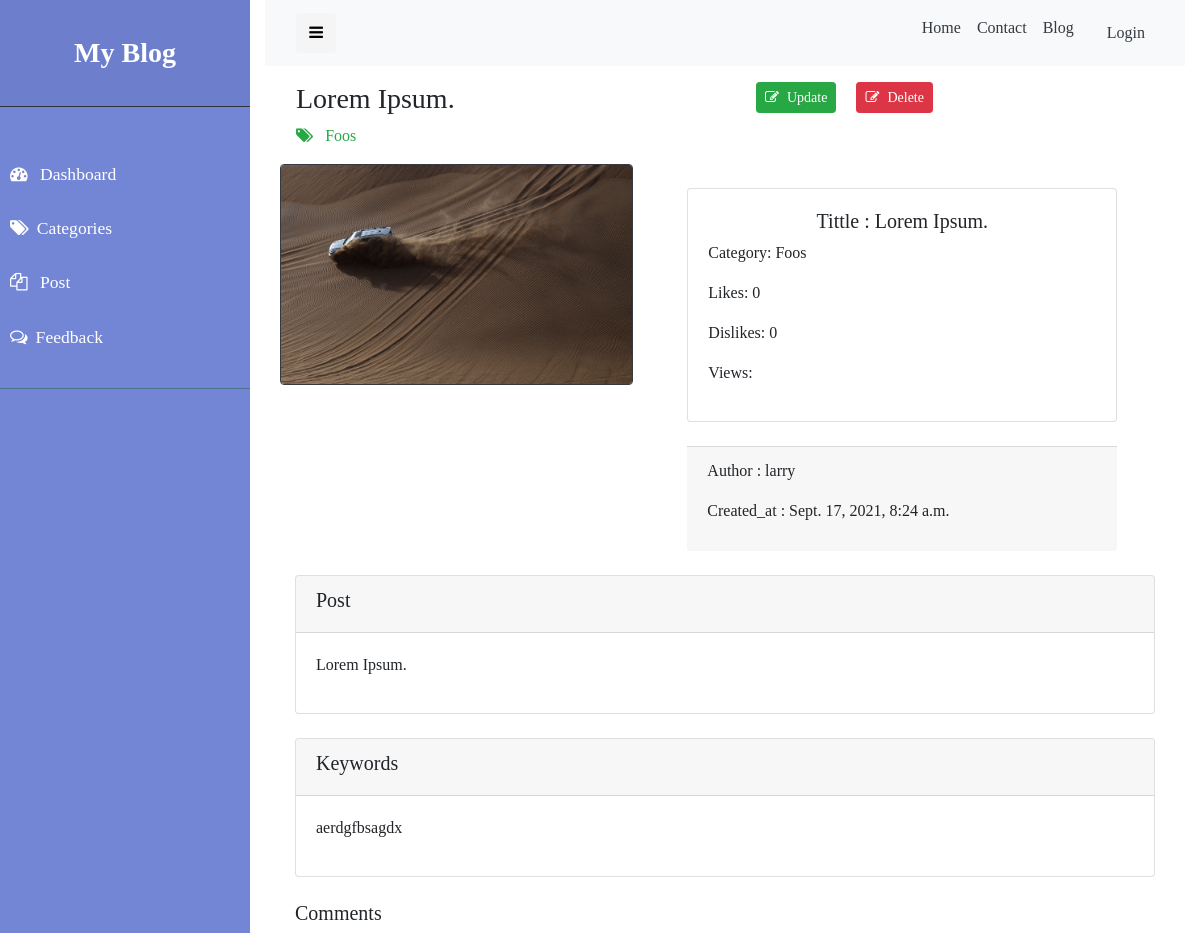
/staff/view/post/5, run on the app's committed database.
### blog/models.py (models this page shows, shortened)
class Post(models.Model):
    tittle = models.CharField(max_length= 100)
    message = models.TextField()
    likes = models.IntegerField(default=0,blank=True)
    dislikes = models.IntegerField(default=0,blank=True)
    slug = models.SlugField(max_length=200)
    image_url = models.ImageField()
    views = models.IntegerField(default=0,blank=True)
    keywords = models.TextField()
    Category = models.ForeignKey(Category,on_delete=models.CASCADE,blank=True,null=False)
    user = models.ForeignKey(User,on_delete=models.CASCADE,blank=True,null=False)
    created_at = models.DateTimeField(auto_now_add=True)
    updated_at = models.DateTimeField(auto_now=True)
    class Meta:
        verbose_name_plural = 'Post'

class Category(models.Model):
    name = models.CharField(max_length = 50)
    views = models.IntegerField(default = 0,blank=True)
    slug = models.TextField(null=True,blank=True)
    created_at = models.DateTimeField(auto_now_add=True)
    updated_at = models.DateTimeField(auto_now=True)
    class Meta:
        verbose_name_plural = 'Categories'
    def __str__(self):
        return self.name

### blog/views.py (the view)
# urls.py: path('view/post/<pk>',PostDetails.as_view(),name='view_post'),
class PostDetails(DetailView):
    model = Post
    template_name = "blog/admin/post_detail.html"
    context_object_name = "post"

### blog/templates/blog/admin/post_detail.html (shortened to what this page needs)
{% extends 'blog/admin/layouts/admin-base.html' %}
{% load static %}
{% block 'content' %}
<div class="container">
    <div class="row">
        <div class="col-lg-6 col-md-6 col-sm-12">
            <h3 class="mx-3 mt-3 "> {{post.tittle}} </h3>
            <p class=" mx-3 text-main text-success"><i class="fa fa-tags mr-2"></i> {{post.Category}} </p>
        </div>
        <div class="col-lg-6 col-md-6 col-sm-12 ">
            <a href=" {% url 'update_post' post.id %} " class="btn btn-success btn-sm mx-3 mt-3"><i class="fa fa-edit mr-2"></i>Update</a>
            <a href="#" class="btn btn-danger btn-sm  mt-3"><i class="fa fa-edit mr-2 "></i>Delete</a>
        </div>
        <div class="col-lg-5 col-md-6 col-sm-12">
            <img src="{{post.image_url.url}}" class="img-fluid rounded border border-dark">
        </div>
        <div class=" col-lg-6 col-6 col-sm-12 m-4 ">
            <div class="card">
                <div class="card-body">
                    <h5 class="text-center">Tittle : {{post.tittle}} </h5>
                    <p>Category: {{post.Category}} </p>
                    <p>Likes: {{post.likes}} </p>
                    <p>Dislikes: {{post.dislikes}} </p>
                    <p>Views: {{post.Views}} </p>
                </div>
            </div>
            <div class="card-footer mt-4 ">
                <p>Author : {{post.user}} </p>
                <p>Created_at : {{post.created_at}} </p>
            </div>
        </div>
    </div>
    <div class="col-lg-12 col-md-12 col-sm-12 mb-4 ">
        <div class="card">
            <div class="card-header">
                <h5>Post</h5>
            </div>
            <div class="card-body">
                <p> {{post.message}} </p>
            </div>
        </div>
    </div>
    <div class="col-lg-12 col-md-12 col-sm-12 mb-4 ">
        <div class="card">
            <div class="card-header">
                <h5>Keywords</h5>
            </div>
            <div class="card-body">
                <p> {{post.keywords}} </p>
            </div>
        </div>
    </div>
    <div class="col-lg-12 col-md-12 col-sm-12">
        <h5>Comments</h5>
    </div>
</div>
{% endblock %}

### blog/static/css/adminstyle.css (style rules this page uses)
a, a:hover, a:focus { color: inherit; text-decoration: none; transition: all 0.3s; }

### data on the page
Post: tittle "Lorem Ipsum.", Category "Foos", image_url (picture), likes "0", dislikes "0", user "larry", created_at "Sept. 17, 2021, 8:24 a.m.", message "Lorem Ipsum.", keywords "aerdgfbsagdx"
